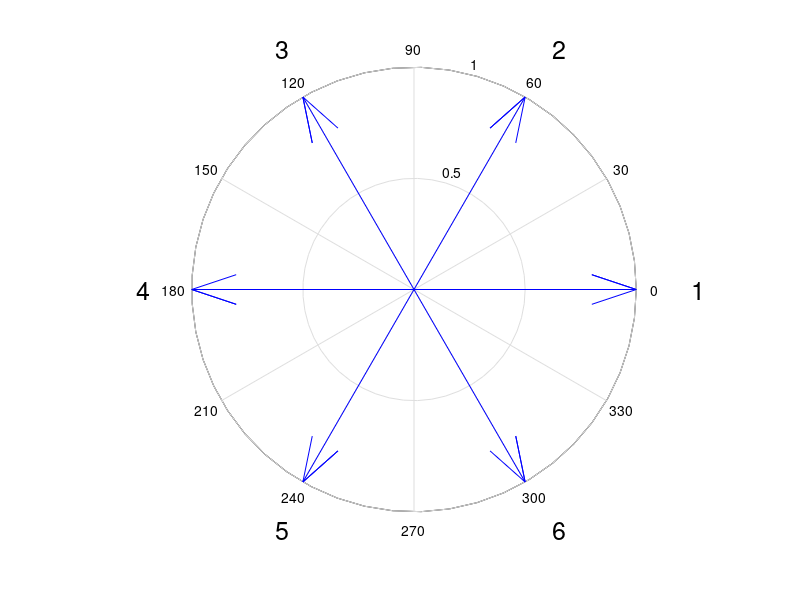

Reproduce this figure in MATLAB.
% AutoWinding.m
% For arranging windings and auto excitation arrangement in Ansys Maxwell.
% By JIANG M. Y. on May 18th, 2021.

% ===Instruction===
% 1. Fill the "input" according to your model.
% 2. Run the script in "Tools > Run script"
% 3. The name of winding terminal should be in the form of "TerminalName_TerminalNumber", (e.g. Terminal_3). 

% ===!ATTENTION!===
% There should be no variable named as "N" in your Maxwell 2D/3D > Design properties!
% For mode 1 to 4, the "Excitations" in your Maxwell design MUST BE EMPTY! 

clear all
clc

% Input 
mode=3;         
% mode=1 for single layer auto winding excitation arrangement in Maxwell 2D 
% mode=2 for double layer auto winding excitation arrangement in Maxwell 2D
% mode=3 for single layer auto winding excitation arrangement in Maxwell 3D
% mode=4 for double layer auto winding excitation arrangement in Maxwell 3D
% mode=5 for winding arrangement display only
OutputFilename='test1.vbs';        % Filename of .vbs
ProjectName='MG2-3D';         % Filename of .aedt
DesignName='noload';        % Name of the design
TerminalName1='Coil';     % Name of the winding terminal
TerminalName2='Coilu';     % Name of the winding terminal (For mode 2 and mode 4)
m=3;        % Phase
p=2;       % Pole pairs
z=12;       % Slots
coil_pitch=3;       % 0 for auto coil pitch calculation, [1, +inf) for manual control
Nc=4;        % Number of one layer conductors

% Auto calculate the coil pitch (usually 5/6 of whole pitch)
if coil_pitch==0
    coil_pitch=floor(z/(2*p)*5/6);
    if coil_pitch==0
        coil_pitch=1;
    end
end

alf=p*360/z;        % Electric angle between two slots in deg
% Display
fprintf('Coil pitch = %d slot(s)\n',coil_pitch)
fprintf('Slot angle = %.4f deg\n',alf)

% Calculate the electric angle of every slot (0 deg - 359 deg)
for i=1:z
    slot_deg(i)=(i-1)*alf;
    while(1)
        if slot_deg(i)>=360
            slot_deg(i)=slot_deg(i)-360;
        else
            break
        end
    end
end

% Plot slot-star vectogram
n = z / gcd(z,p);
if n == p
    n = 2*n;
end
for i=1:n
    c(i)=complex(cosd(slot_deg(i)),sind(slot_deg(i)));
end
compass(c)
for i=1:n
    text(1.25*cosd(slot_deg(i)),1.25*sind(slot_deg(i)),num2str(i),'FontSize',18);
end

% Sort the phase of slots by 60 deg band
for i=1:z
    if slot_deg(i)>=0 && slot_deg(i)<60
        slot_phase_in(i)=1;
    end
    if slot_deg(i)>=60 && slot_deg(i)<120
        slot_phase_in(i)=-3;
    end
    if slot_deg(i)>=120 && slot_deg(i)<180
        slot_phase_in(i)=2;
    end
    if slot_deg(i)>=180 && slot_deg(i)<240
        slot_phase_in(i)=-1;
    end
    if slot_deg(i)>=240 && slot_deg(i)<300
        slot_phase_in(i)=3;
    end
    if slot_deg(i)>= 300 && slot_deg(i)<360
        slot_phase_in(i)=-2;
    end
end

% Calculate the outside layer of slots (for double layer lapcoil)
for i=1:coil_pitch
    slot_phase_out(i)=-slot_phase_in(z-coil_pitch+i);
end
for i=1:z-coil_pitch
    slot_phase_out(i+coil_pitch)=-slot_phase_in(i);
end

SLOT=[slot_phase_out;slot_phase_in];

% Calculate the pitch factor
if coil_pitch==0
    k_p=1;
else
    k_p=sind(coil_pitch/(z/(2*p))*90);
end

% Calculate the distribution factor
q=z/(2*p*m);    % Slots per phase per pole
[N,D]=rat(q);
if D~=1
    q=N;
    alf=60/N;
end
k_d=sind(q*alf/2)/(q*sind(alf/2));

% Calculate the winding factor
k_w=k_d*k_p;

% Display
fprintf('Pitch factor = %.4f\n',k_p)
fprintf('Distribution factor = %.4f\n',k_d)
fprintf('Winding factor = %.4f\n',k_w)
fprintf('++++++++++++++++++++++\n')

% Rename and print the phase of each slot 
for i=1:2
    for j=1:z
        switch SLOT(i,j)
            case 1
                SHOW{i,j}='+A';
            case 2
                SHOW{i,j}='+B';
            case 3
                SHOW{i,j}='+C';
            case -1
                SHOW{i,j}='-A';
            case -2
                SHOW{i,j}='-B';
            case -3
                SHOW{i,j}='-C';
        end
        fprintf('%s ',SHOW{i,j})
    end
    fprintf('\n')
end

for i=1:z
    SHOW{3,i}=num2str(i-1);
    SLOT(3,i)=i-1;
end

% .vbs output
if mode~=5
    % Configure output file
    Dat=fopen(OutputFilename,'w');
    fprintf(Dat,'''------------------------------------------\n');
    fprintf(Dat,'''AutoWinding by JIANG M. Y.\n');
    fprintf(Dat,'''Last Modified: %s\n',datestr(now,31));
    fprintf(Dat,'''------------------------------------------\n');
    fclose(Dat);
    fid=fopen(OutputFilename,'a');
    % ---Prefix---
    fprintf(fid,'Dim oAnsoftApp\n');
    fprintf(fid,'Dim oDesktop \n');
    fprintf(fid,'Dim oProject \n');
    fprintf(fid,'Dim oDesign \n');
    fprintf(fid,'Dim oEditor\n');
    fprintf(fid,'Dim oModule\n');
    fprintf(fid,'Set oAnsoftApp = CreateObject("Ansoft.ElectronicsDesktop")\n');
    fprintf(fid,'Set oDesktop = oAnsoftApp.GetAppDesktop()\n');
    fprintf(fid,'oDesktop.RestoreWindow\n');
    % ---Set---
    fprintf(fid,'Set oProject = oDesktop.SetActiveProject("%s")\n',ProjectName);
    fprintf(fid,'Set oDesign = oProject.SetActiveDesign("%s")\n',DesignName);
    fprintf(fid,'Set oModule = oDesign.GetModule("BoundarySetup")\n');
    % ---Add the number of conducters per layer
    fprintf(fid,'oDesign.ChangeProperty Array("NAME:AllTabs", Array("NAME:LocalVariableTab", Array("NAME:PropServers",  _\n');
    fprintf(fid,'  "LocalVariables"), Array("NAME:NewProps", Array("NAME:N", "PropType:=", "VariableProp", "UserDef:=",  _\n');
    fprintf(fid,'  true, "Value:=", "%d")), Array("NAME:DeletedProps", "N1")))\n',Nc);
    % ---Add winding---
    Winding={'A','B','C'};
    for i=1:length(Winding)
        fprintf(fid,'oModule.AssignWindingGroup Array("NAME:Winding%c", "Type:=", "Current", "IsSolid:=",  _\n',Winding{i});
        fprintf(fid,'  false, "Current:=", "0mA", "Resistance:=", "0ohm", "Inductance:=", "0nH", "Voltage:=",  _\n');
        fprintf(fid,'  "0mV", "ParallelBranchesNum:=", "1")\n');
    end
    % ---Arrange winding---
    
    for i=1:length(SLOT)
        if mode==1 || mode==2
            fprintf(fid,'oModule.AssignCoil Array("NAME:%s_%d", "Objects:=", Array( _\n',TerminalName1,SLOT(3,i));
        else
            fprintf(fid,'oModule.AssignCoilTerminal Array("NAME:%s_%d", "Objects:=", Array( _\n',TerminalName1,SLOT(3,i));
        end
        
        if i==1
            fprintf(fid,'  "%s"), "Conductor number:=", "N", ',TerminalName1);
        else
            fprintf(fid,'  "%s_%d"), "Conductor number:=", "N", ',TerminalName1,SLOT(3,i));
        end
        if SLOT(2,i)>0
            if mode==1 || mode==2
                fprintf(fid,'"PolarityType:=", "Positive")\n');
            else
                fprintf(fid,'"Point out of terminal:=", false)\n');
            end
        else
            if mode==1 || mode==2
                fprintf(fid,'"PolarityType:=", "Negative")\n');
            else
                fprintf(fid,'"Point out of terminal:=", true)\n');
            end
        end
        if mode==1 || mode==2
            fprintf(fid,'oModule.AddWindingCoils ');
        else
            fprintf(fid,'oModule.AddWindingTerminals ');
        end
        switch abs(SLOT(2,i))
            case 1
                fprintf(fid,'"WindingA", Array("%s_%d")\n',TerminalName1,SLOT(3,i));
            case 2
                fprintf(fid,'"WindingB", Array("%s_%d")\n',TerminalName1,SLOT(3,i));
            case 3
                fprintf(fid,'"WindingC", Array("%s_%d")\n',TerminalName1,SLOT(3,i));
        end
    end
    
    
    if mode==2 || mode==4
        for i=1:length(SLOT)
            if mode==1 || mode==2
                fprintf(fid,'oModule.AssignCoil Array("NAME:%s_%d", "Objects:=", Array( _\n',TerminalName2,SLOT(3,i));
            else
                fprintf(fid,'oModule.AssignCoilTerminal Array("NAME:%s_%d", "Objects:=", Array( _\n',TerminalName2,SLOT(3,i));
            end
            
            if i==1
                fprintf(fid,'  "%s"), "Conductor number:=", "N", ',TerminalName2);
            else
                fprintf(fid,'  "%s_%d"), "Conductor number:=", "N", ',TerminalName2,SLOT(3,i));
            end
            if SLOT(1,i)>0
                if mode==2
                    fprintf(fid,'"PolarityType:=", "Positive")\n');
                else
                    fprintf(fid,'"Point out of terminal:=", false)\n');
                end
            else
                if mode==2
                    fprintf(fid,'"PolarityType:=", "Negative")\n');
                else
                    fprintf(fid,'"Point out of terminal:=", true)\n');
                end
            end
            if mode==1 || mode==2
                fprintf(fid,'oModule.AddWindingCoils ');
            else
                fprintf(fid,'oModule.AddWindingTerminals ');
            end
            switch abs(SLOT(1,i))
                case 1
                    fprintf(fid,'"WindingA", Array("%s_%d")\n',TerminalName2,SLOT(3,i));
                case 2
                    fprintf(fid,'"WindingB", Array("%s_%d")\n',TerminalName2,SLOT(3,i));
                case 3
                    fprintf(fid,'"WindingC", Array("%s_%d")\n',TerminalName2,SLOT(3,i));
            end
        end
    end
end

